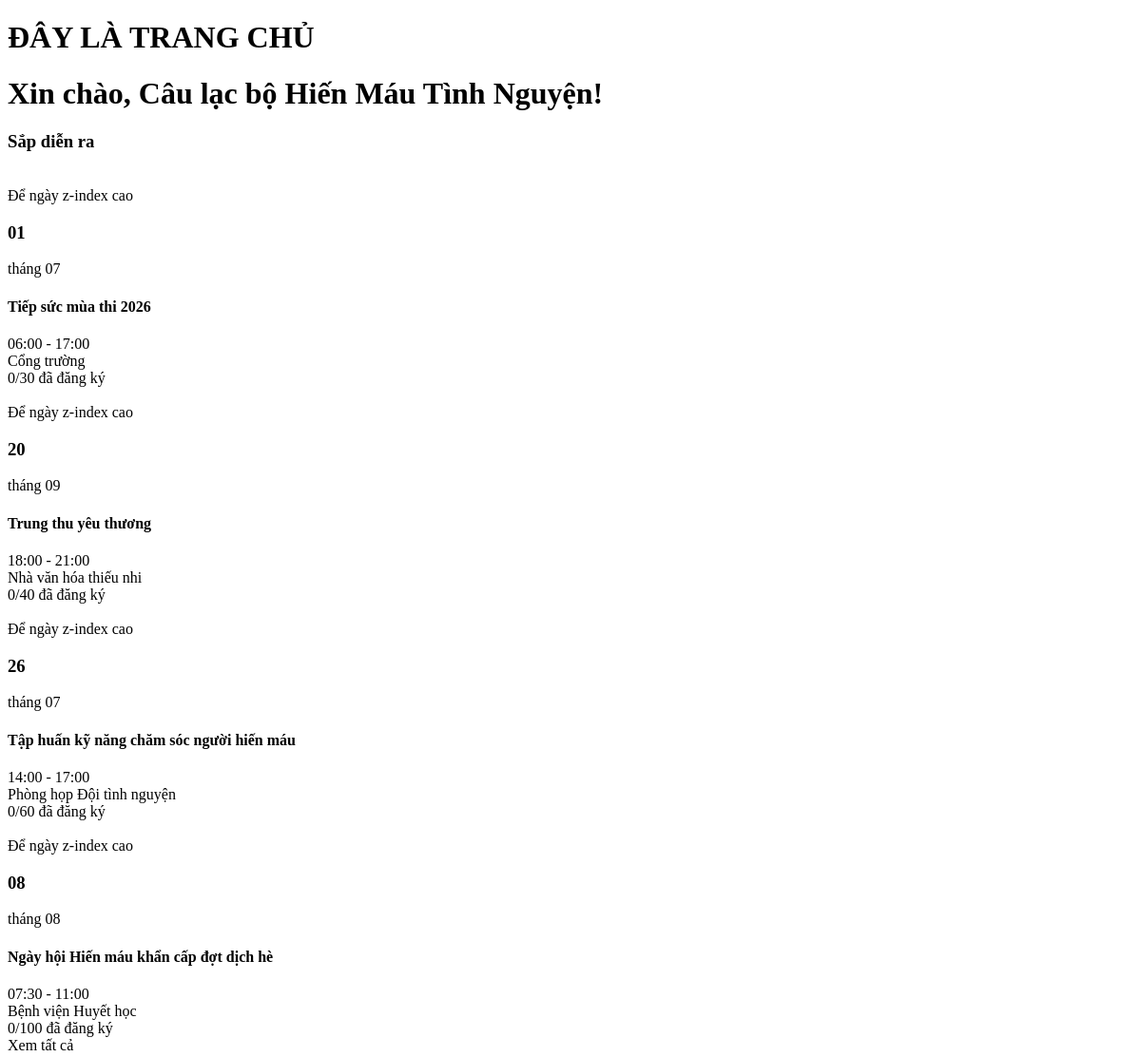
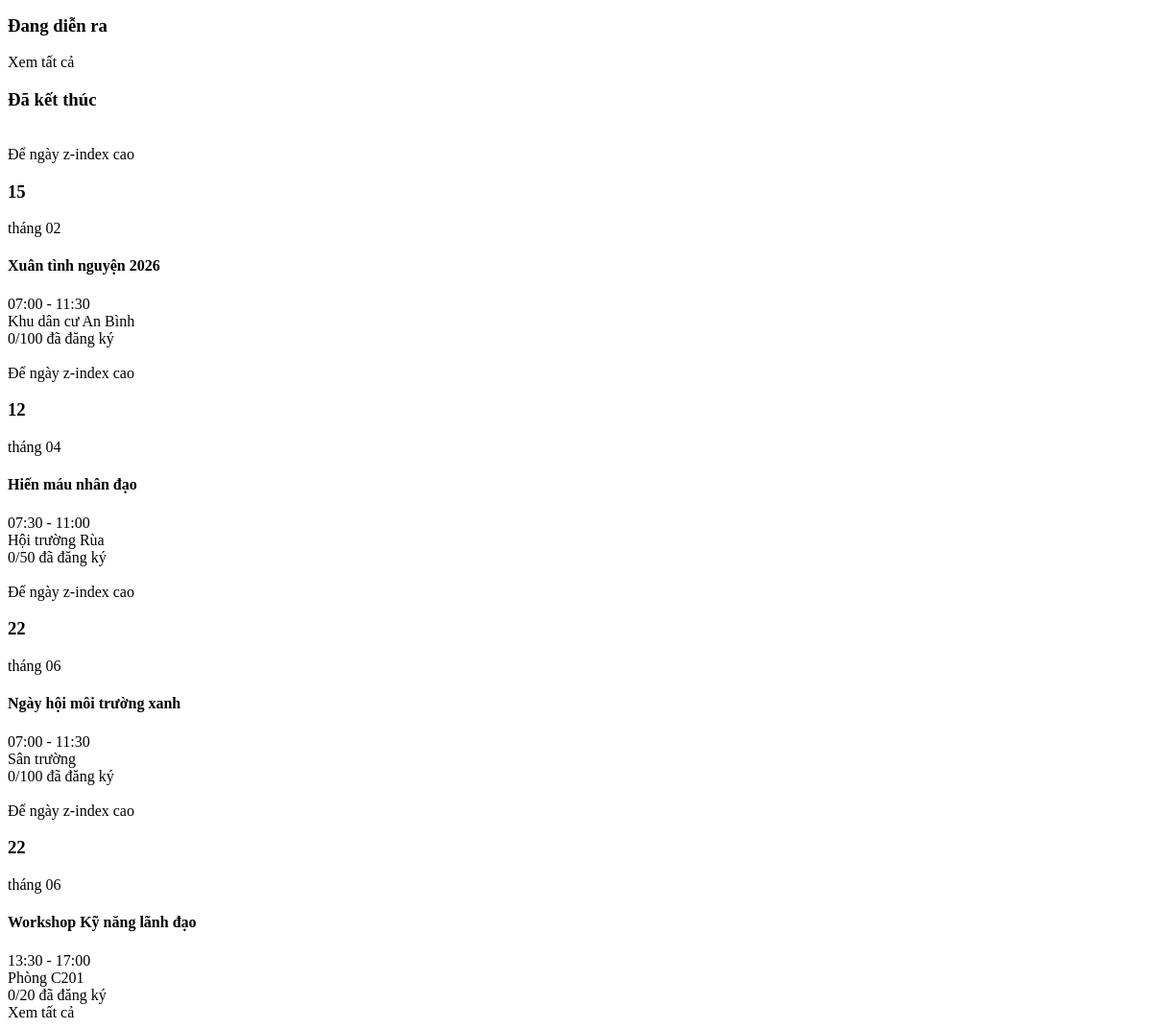
The app's page /manager/pages/dashboard.php (signed in) with its own data (2 pictures, top to bottom).
### tables this page shows
CREATE TABLE `tochuc` (
  `MaToChuc` varchar(11) NOT NULL,
  `MaTaiKhoan` int(11) NOT NULL,
  `MaDonVi` varchar(11) NOT NULL,
  `TenToChuc` varchar(250) NOT NULL,
  `NgayThanhLap` date NOT NULL,
  `MoTa` text NOT NULL,
  `AnhDaiDien` varchar(256) NOT NULL
);

CREATE TABLE `hoatdong` (
  `MaHoatDong` varchar(11) NOT NULL,
  `MaToChuc` varchar(11) NOT NULL,
  `MaMucCongDiem` varchar(11) NOT NULL,
  `TenHoatDong` varchar(250) NOT NULL,
  `NgayTao` date NOT NULL DEFAULT current_timestamp(),
  `DiaDiem` varchar(250) NOT NULL,
  `DoiTuongThamGia` varchar(256) NOT NULL,
  `SoLuongToiDa` int(11) NOT NULL DEFAULT 10000000,
  `ThoiGianBatDau` datetime NOT NULL,
  `ThoiGianKetThuc` datetime NOT NULL,
  `DiemRenLuyen` int(11) NOT NULL,
  `NoiDungHD` text NOT NULL,
  `HinhAnh` varchar(256) NOT NULL,
  `Token` varchar(250) NOT NULL
);

### manager/auth.php (called while the page is built, shortened)
<?php
$stmt1 = $conn->prepare("SELECT * FROM ToChuc WHERE MaTaiKhoan = ?");
$stmt1->execute([$_SESSION['user_id']]);
$org = $stmt1->fetch(PDO::FETCH_ASSOC);
?>

### manager/pages/dashboard.php (the view, shortened to what this page needs)
<?php
require_once "../../config/db.php";
require_once "../auth.php";
$stmt1 = $conn->prepare("SELECT
                            hd.*,
                            COUNT(dk.MSSV) AS total
                        FROM HoatDong hd
                        LEFT JOIN DangKy dk
                            ON hd.MaHoatDong = dk.MaHoatDong
                        WHERE hd.MaToChuc = ?
                            AND hd.ThoiGianBatDau > NOW()
                        GROUP BY hd.MaHoatDong");
$stmt1->execute([$org['MaToChuc']]);
$stmt3 = $conn->prepare("SELECT
                            hd.*,
                            COUNT(dk.MSSV) AS total
                        FROM HoatDong hd
                        LEFT JOIN DangKy dk
                            ON hd.MaHoatDong = dk.MaHoatDong
                        WHERE hd.MaToChuc = ?
                            AND hd.ThoiGianKetThuc < NOW()
                        GROUP BY hd.MaHoatDong");
$stmt3->execute([$org['MaToChuc']]);
?>
<!DOCTYPE html>
<html lang="en">
<head>
    <link rel="stylesheet" href="../assets/css/manager-pages.css">
</head>
<body>
    <h1>ĐÂY LÀ TRANG CHỦ</h1>
    <h1>Xin chào, <?= $org['TenToChuc'] ?>!</h1>
    <div class="container">
        <div class="title-container">
            <h3>Sắp diễn ra</h3>
        </div>
        <div class="card-container">
            <?php $count = 0;
            while($row = $stmt1->fetch(PDO::FETCH_ASSOC)){
                $count++;?>
            <div class="card-item <?= $count > 4 ? 'hidden-card-item' : '' ?>">
                <div class="img-card-item">
                </div>
                <div class="title-card-item">
                    <div class="date-card-item">Để ngày z-index cao
                        <?php $dateStart = new DateTime($row['ThoiGianBatDau']);
                        $dateEnd = new DateTime($row['ThoiGianKetThuc']); ?>
                        <h3><?= $dateStart->format('d'); ?></h3>
                        <span>tháng <?= $dateStart->format('m'); ?></span>
                    </div>
                    <h4><?= $row['TenHoatDong'] ?></h4>
                    <div class="info-card-item">
                        <div class="info-card-item-inside">
                            <span><?= $dateStart->format('H:i'); ?> - <?= $dateEnd->format('H:i'); ?></span>
                        </div>
                        <div class="info-card-item-inside">
                            <span><?= $row['DiaDiem'] ?></span>
                        </div>
                        <div class="info-card-item-inside">
                            <span><?= $row['total'] ?>/<?= $row['SoLuongToiDa']?> đã đăng ký</span>
                        </div>
                    </div>
                </div>
            </div>
            <?php } ?>
        </div>
        <div class="see-all-card-btn">Xem tất cả</div>
    </div>
    <div class="container">
        <div class="title-container">
            <h3>Đang diễn ra</h3>
        </div>
        <div class="see-all-card-btn">Xem tất cả</div>
    </div>
    <div class="container">
        <div class="title-container">
            <h3>Đã kết thúc</h3>
        </div>
        <div class="card-container">
            <?php $count = 0;
            while($row = $stmt3->fetch(PDO::FETCH_ASSOC)){
                $count++;?>
            <div class="card-item <?= $count > 4 ? 'hidden-card-item' : '' ?>">
                <div class="img-card-item">
                </div>
                <div class="title-card-item">
                    <div class="date-card-item">Để ngày z-index cao
                        <?php $dateStart = new DateTime($row['ThoiGianBatDau']);
                        $dateEnd = new DateTime($row['ThoiGianKetThuc']); ?>
                        <h3><?= $dateStart->format('d'); ?></h3>
                        <span>tháng <?= $dateStart->format('m'); ?></span>
                    </div>
                    <h4><?= $row['TenHoatDong'] ?></h4>
                    <div class="info-card-item">
                        <div class="info-card-item-inside">
                            <span><?= $dateStart->format('H:i'); ?> - <?= $dateEnd->format('H:i'); ?></span>
                        </div>
                        <div class="info-card-item-inside">
                            <span><?= $row['DiaDiem'] ?></span>
                        </div>
                        <div class="info-card-item-inside">
                            <span><?= $row['total'] ?>/<?= $row['SoLuongToiDa']?> đã đăng ký</span>
                        </div>
                    </div>
                </div>
            </div>
            <?php } ?>
        </div>
        <div class="see-all-card-btn">Xem tất cả</div>
    </div>
</body>
</html>

### records on screen
tochuc: TenToChuc "Câu lạc bộ Hiến Máu Tình Nguyện"
hoatdong: ThoiGianBatDau "01", ThoiGianBatDau "07", TenHoatDong "Tiếp sức mùa thi 2026", ThoiGianBatDau "06:00", ThoiGianKetThuc "17:00", DiaDiem "Cổng trường", total "0", SoLuongToiDa "30"
hoatdong: ThoiGianBatDau "20", ThoiGianBatDau "09", TenHoatDong "Trung thu yêu thương", ThoiGianBatDau "18:00", ThoiGianKetThuc "21:00", DiaDiem "Nhà văn hóa thiếu nhi", total "0", SoLuongToiDa "40"
hoatdong: ThoiGianBatDau "26", ThoiGianBatDau "07", TenHoatDong "Tập huấn kỹ năng chăm sóc người hiến máu", ThoiGianBatDau "14:00", ThoiGianKetThuc "17:00", DiaDiem "Phòng họp Đội tình nguyện", total "0", SoLuongToiDa "60"
hoatdong: ThoiGianBatDau "08", TenHoatDong "Ngày hội Hiến máu khẩn cấp đợt dịch hè", ThoiGianBatDau "07:30", ThoiGianKetThuc "11:00", DiaDiem "Bệnh viện Huyết học", total "0", SoLuongToiDa "100"
hoatdong: ThoiGianBatDau "15", ThoiGianBatDau "02", TenHoatDong "Xuân tình nguyện 2026", ThoiGianBatDau "07:00", ThoiGianKetThuc "11:30", DiaDiem "Khu dân cư An Bình", total "0", SoLuongToiDa "100"
hoatdong: ThoiGianBatDau "12", ThoiGianBatDau "04", TenHoatDong "Hiến máu nhân đạo", ThoiGianBatDau "07:30", ThoiGianKetThuc "11:00", DiaDiem "Hội trường Rùa", total "0", SoLuongToiDa "50"
hoatdong: ThoiGianBatDau "22", ThoiGianBatDau "06", TenHoatDong "Ngày hội môi trường xanh", ThoiGianBatDau "07:00", ThoiGianKetThuc "11:30", DiaDiem "Sân trường", total "0", SoLuongToiDa "100"
hoatdong: ThoiGianBatDau "22", ThoiGianBatDau "06", TenHoatDong "Workshop Kỹ năng lãnh đạo", ThoiGianBatDau "13:30", ThoiGianKetThuc "17:00", DiaDiem "Phòng C201", total "0", SoLuongToiDa "20"
